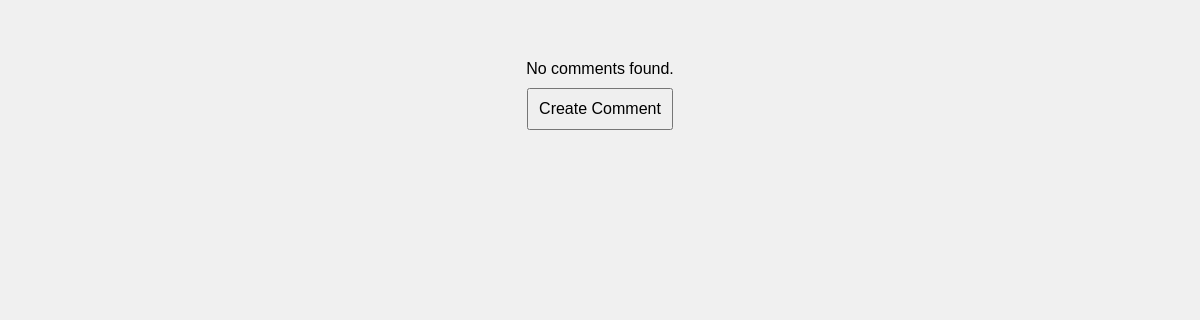
Page /admin/indexes/cls_index.php on the earlier database version.
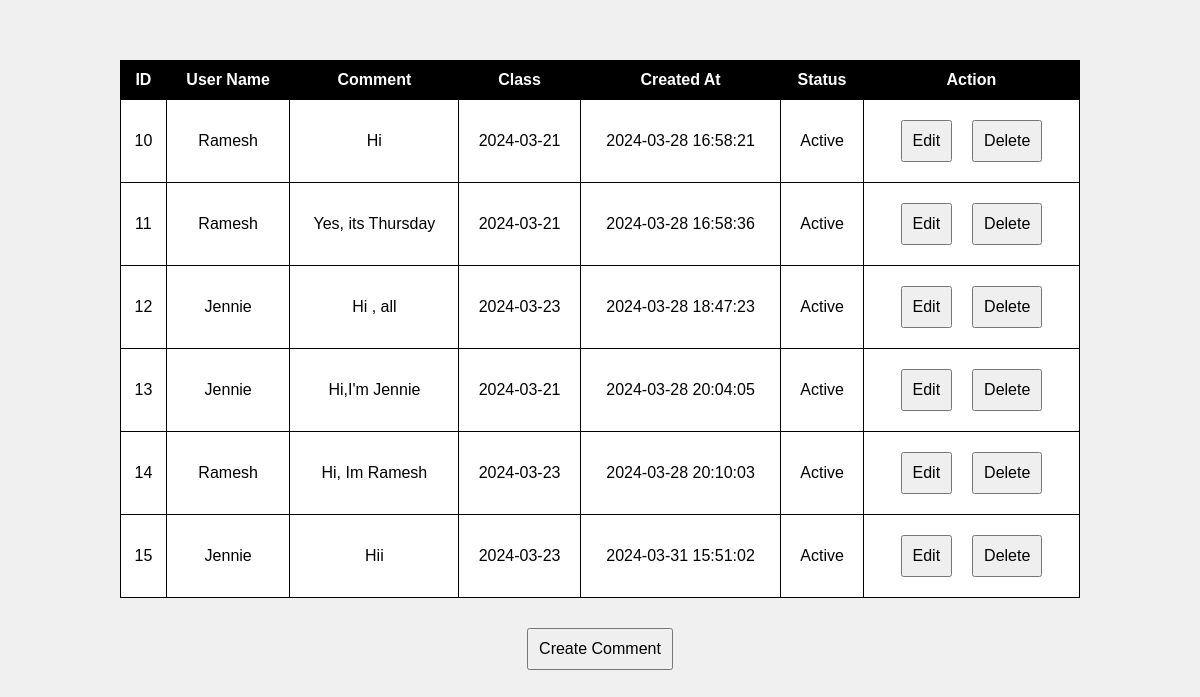
Same page on the later database version.
### tables this page shows
CREATE TABLE `class_comments` (
  `comment_id` int(11) NOT NULL,
  `user_parent_id` int(11) DEFAULT NULL,
  `class_parent_id` int(11) DEFAULT NULL,
  `comment` text DEFAULT NULL,
  `created_at` datetime NOT NULL DEFAULT current_timestamp(),
  `comment_status` enum('Active','Inactive') NOT NULL DEFAULT 'Active'
);

CREATE TABLE `users` (
  `user_id` int(11) NOT NULL,
  `user_name` varchar(255) NOT NULL,
  `user_password` varchar(255) NOT NULL,
  `user_type` enum('Student','Teacher','None') NOT NULL DEFAULT 'None',
  `user_status` enum('Active','Inactive') NOT NULL
);

CREATE TABLE `classes` (
  `class_id` int(11) NOT NULL,
  `course_parent_id` int(11) NOT NULL,
  `user_parent_id` int(11) NOT NULL,
  `sched_start_time` time NOT NULL,
  `sched_end_time` time NOT NULL,
  `date_of_class` date NOT NULL,
  `created_at` timestamp NOT NULL DEFAULT current_timestamp(),
  `updated_at` timestamp NOT NULL DEFAULT current_timestamp(),
  `actual_start_time` datetime DEFAULT NULL,
  `actual_end_time` datetime DEFAULT NULL,
  `class_status` enum('Upcoming','Ongoing','Finished','Cancelled') NOT NULL
);

### admin/indexes/cls_index.php (the view, shortened to what this page needs)
<!DOCTYPE html>
<html>
<head>
</head>
<body>
<h2 id="responseMessageCmt">&nbsp;</h2>
<div id="updateTableContainerCls">
    <?php
    include("../db.php");
    $sql = "SELECT Cl.*,
               u.user_name,
	       c.date_of_class
        FROM class_comments Cl
        LEFT JOIN classes c ON Cl.class_parent_id = c.class_id
	LEFT JOIN users u ON Cl.user_parent_id = u.user_id";
    $result = $conn->query($sql);
    if ($result->num_rows > 0) {
        echo "<table>";
        echo "<tr><th>ID</th><th>User Name</th><th>Comment</th><th>Class</th><th>Created At</th><th>Status</th><th>Action</th></tr>";
        while ($row = $result->fetch_assoc()) {
            echo "<tr>";
            echo "<td>{$row['comment_id']}</td>";
            echo "<td>{$row['user_name']}</td>";
            echo "<td>{$row['comment']}</td>";
            echo "<td>{$row['date_of_class']}</td>";
            echo "<td>{$row['created_at']}</td>";
            echo "<td>{$row['comment_status']}</td>";
            echo "<td>";
            echo "<button onclick=\"showFormCls('edit_mode_cls', {$row['comment_id']})\">Edit</button>";
            echo "<button onclick=\"showFormCls('delete_mode_cls', {$row['comment_id']})\">Delete</button>";
            echo "</td>";
            echo "</tr>";
        }
        echo "</table>";
    } else {
        echo "No comments found.";
    }
    ?>
</div>
<button onclick="showFormCls('create_mode_cls', null)">Create Comment</button>
</body>
</html>

Differences in the rows shown:
added class_comments: comment_id "10", users.user_name "Ramesh", comment "Hi", classes.date_of_class "2024-03-21", created_at "2024-03-28 16:58:21", comment_status "Active"
added class_comments: comment_id "11", users.user_name "Ramesh", comment "Yes, its Thursday", classes.date_of_class "2024-03-21", created_at "2024-03-28 16:58:36", comment_status "Active"
added class_comments: comment_id "12", users.user_name "Jennie", comment "Hi , all", classes.date_of_class "2024-03-23", created_at "2024-03-28 18:47:23", comment_status "Active"
added class_comments: comment_id "13", users.user_name "Jennie", comment "Hi,I'm Jennie", classes.date_of_class "2024-03-21", created_at "2024-03-28 20:04:05", comment_status "Active"
added class_comments: comment_id "14", users.user_name "Ramesh", comment "Hi, Im Ramesh", classes.date_of_class "2024-03-23", created_at "2024-03-28 20:10:03", comment_status "Active"
added class_comments: comment_id "15", users.user_name "Jennie", comment "Hii", classes.date_of_class "2024-03-23", created_at "2024-03-31 15:51:02", comment_status "Active"
Other differences:
text no longer shown: "No comments found."
text now shown: "ID User Name Comment Class Created At Status Action"
